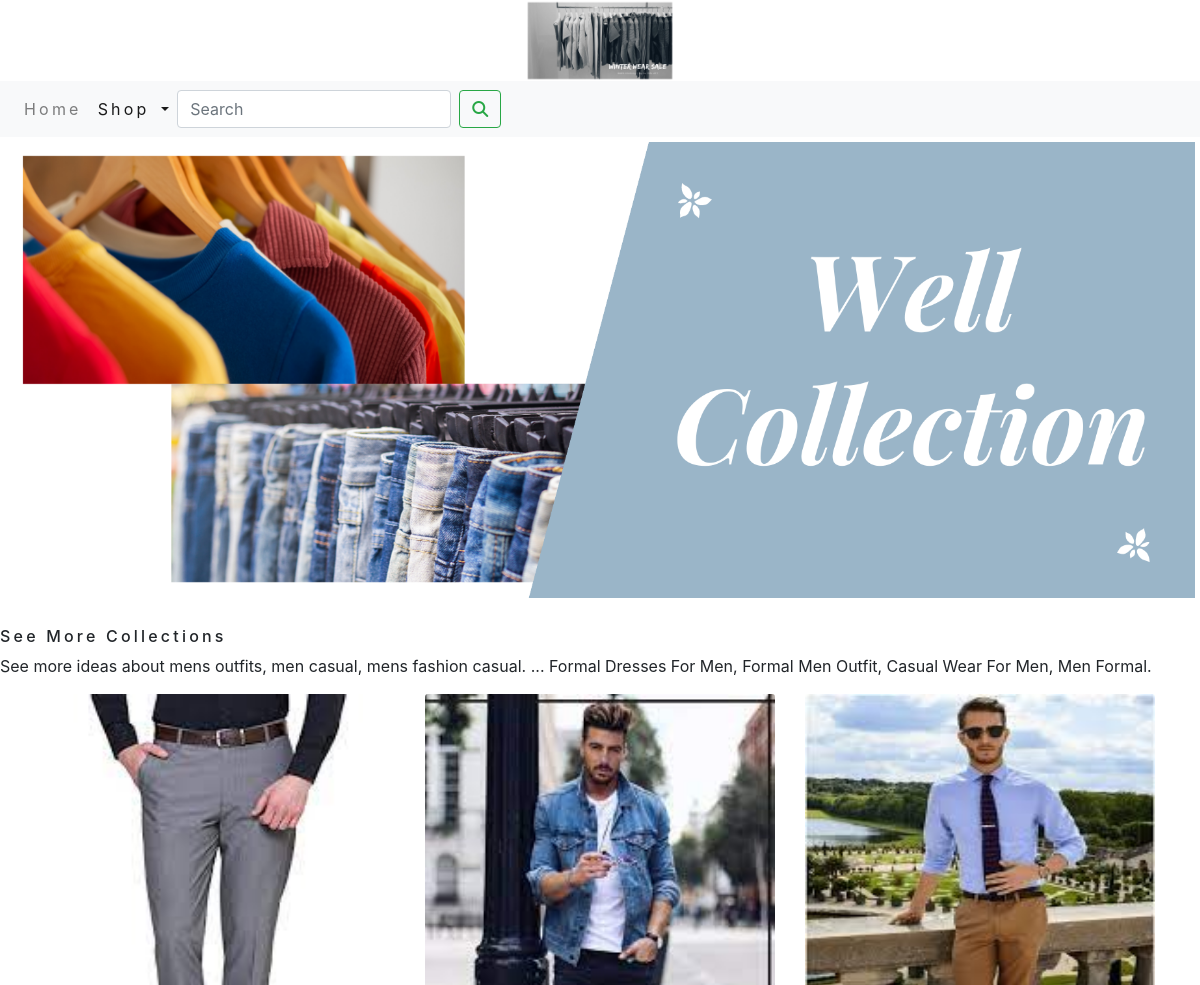
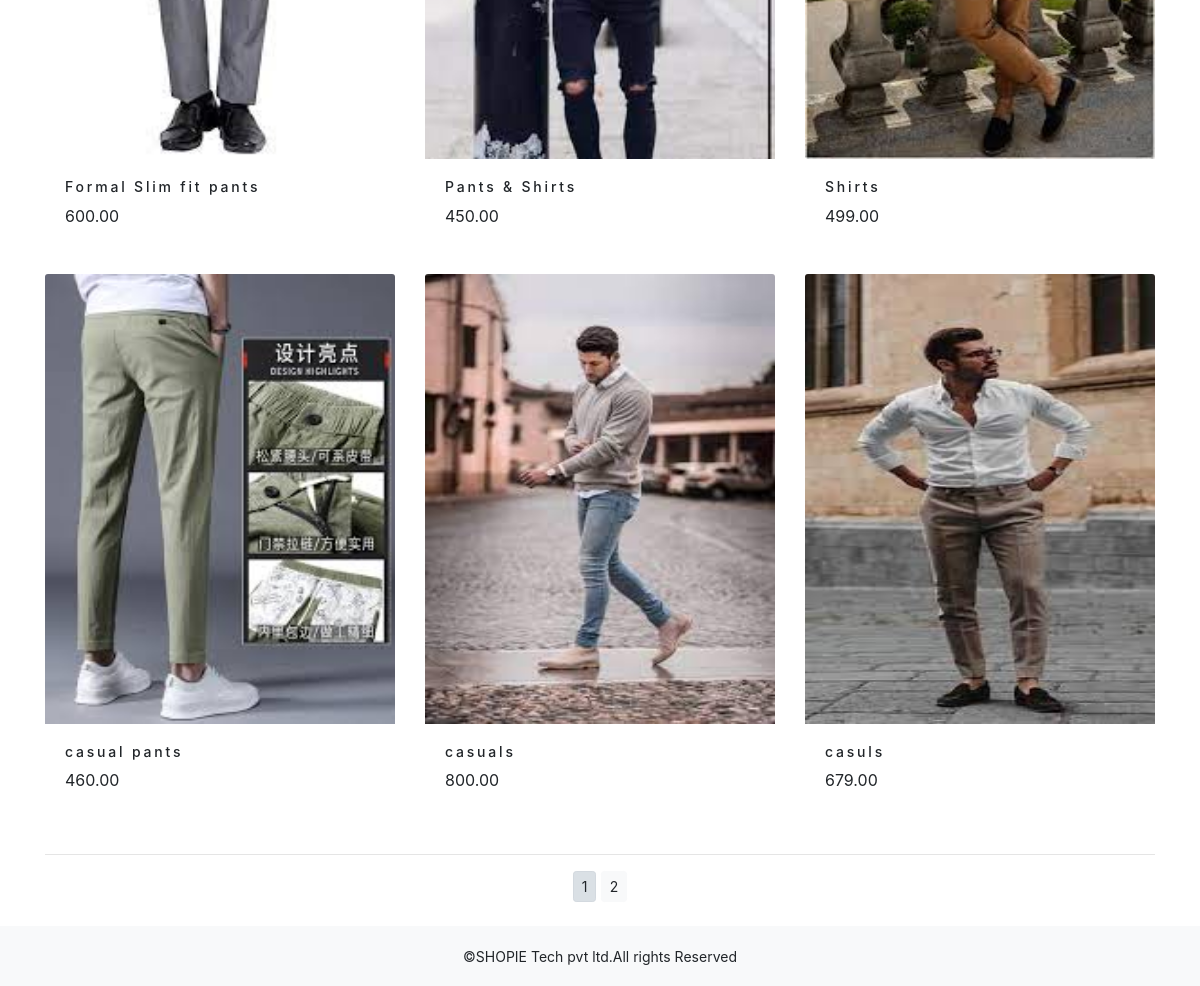
The page /ecommerce_app/ on the database its author committed (2 pictures, top to bottom).
### ecommerce_app/models.py (models this page shows, shortened)
class Product(models.Model):
        name=models.CharField(max_length=250,unique=True)
        slug=models.SlugField(max_length=250,unique=True)
        description=models.TextField(blank=True)
        price=models.DecimalField(max_digits=10,decimal_places=2)
        category=models.ForeignKey('Category',on_delete=models.CASCADE)
        imge=models.ImageField(upload_to='product',blank=True)
        stock=models.IntegerField()
        available=models.BooleanField(default=True)
        created=models.DateTimeField(auto_now_add=True)
        updated=models.DateTimeField(auto_now=True)
        def get_url(self):
            return reverse('ecommerce_app:prodCatdetail',args=[self.category.slug,self.slug])
        class Meta:
            ordering=('name',)
            verbose_name='product'
            verbose_name_plural='products'

### ecommerce_app/views.py (the view)
# urls.py: path('',views.allProdCat,name='allProdCat'),
def allProdCat(request,c_slug=None):
    c_page=None
    products_list=None
    if c_slug !=None:
        c_page=get_object_or_404(Category,slug=c_slug)
        products_list=Product.objects.all().filter(category=c_page,available=True)
    else:
        products_list=Product.objects.all().filter(available=True)
    paginator=Paginator(products_list,6)
    try :
        page=int(request.GET.get('page','1'))
    except :
        page=1
    try :
        products=paginator.page(page)
    except(EmptyPage,InvalidPage):
        products=paginator.page(paginator.num_pages)
    return render(request, "category.html", {'category': c_page, 'products': products})

### cart_app/context_processors.py (called while the page is built)
def counter(request):
    item_count=0
    if 'admin' in request.path:
        return  {}
    else:
        try:
            cart=Cart.objects.filter(cart_id=_cart_id(request))
            cart_items=CartItem.objects.all().filter(cart=cart[:1])
            for cart_item in cart_items:
                item_count += cart_item.quantity
        except Cart.DoesNotExist:
            item_count=0
    return dict(item_count=item_count)

### cart_app/views.py (called while the page is built)
def _cart_id(request):
    cart=request.session.session_key
    if not cart:
        print('not cart')
        cart=request.session.create()
    return cart

### ecommerce_app/context_processors.py (called while the page is built)
def menu_links(request):
    links=Category.objects.all()
    return dict(links=links)

### ecommerce_app/models.py (called while the page is built)
    def get_url(self):
        return reverse('ecommerce_app:product_by_category',args=[self.slug])

### ecommerce_app/templates/category.html (shortened to what this page needs)
{% extends 'base.html' %}
{% load static %}
{% block content %}
    <div class="mx_auto">
    {% if category %}
        <img class="my_image" src="{{category.imge.url}}" alt="{{category.name}}">
    </div>
</div>
<br>
    <div>
    <h1 class="text-centre my_title">{{category.name}}</h1>
    <p class="text-justify">{{category.description}}</p>
    </div>
{% else %}
<div>
    <img class="my_image my_image_padding" src="{% static 'img/banner.png' %}" alt="our products", width="1500px";, height="450px";>
</div>
<br>
<div>
    <h1 class="text-centre my_title">See More Collections</h1>
    <p class="text-justify">See more ideas about mens outfits, men casual, mens fashion casual. ... Formal Dresses For Men, Formal Men Outfit, Casual Wear For Men, Men Formal.</p>
</div>
{% endif %}
<div class="container">
    <div class="row mx_auto">
        {% for product in products.object_list %}
        <div class="my_bottom_margin col-9 col-sm-12 col-md-4 col-lg-4">
            <div class="card-text-center" style="min-width:18rem;, height:450px;">
                <a href="{{product.get_url}}"><img class="card-img-top my_image" style="width:350px; height:450px;" src="{{product.imge.url}}" alt="{{product.name}}"></a>
                    <div class="card-body">
                        <h4>{{product.name}}</h4>
                        <p>{{product.price}}</p>
                    </div>
            </div>
        </div>
        {% endfor %}
    </div>
    <div class="mx_auto">
        {% if products.paginator.num_pages > 1 %}
        <hr>
        <div class="text-center">
            {% for pg in products.paginator.page_range %}
            <a href="?page={{pg}}" class="btn btn-light btn-sm {% if products.number == pg %} active {% endif %}">{{pg}}</a>
            {% endfor %}
        </div>
        {% endif %}
    </div>
    <br>
</div>
{% endblock %}

### ecommerce_app/templates/base.html (shortened to what this page needs)
{% load static %}
<!DOCTYPE html>
<html lang="en">
<head>
    <link rel="stylesheet" href="{% static 'css/custom.css' %}">
     <link href="{% static 'css/bootstrap.min.css' %}" rel="stylesheet">
</head>
<body class="d-flex flex-column min-vh-100">
    <div>
        {% include 'header.html' %}
        {% include 'navbar.html' %}
        {% block content %}
        {% endblock %}
    </div>
        {% include 'footer.html' %}
</body>
</html>

### ecommerce_app/templates/header.html
{% load static %}
<header>
  <center>
    <a href="{% url 'ecommerce_app:allProdCat' %}"></a><img src="{% static 'img/log.png' %}" alt="logimge" width="150px;",height="200px;">
  </center>
</header>

### ecommerce_app/templates/navbar.html (shortened to what this page needs)
<nav class="navbar navbar-expand-lg navbar-light bg-light">
  <div>
    <div class="collapse navbar-collapse" id="navbarSupportedContent">
      <ul class="navbar-nav mr-auto">
        <li class="nav-item">
         <a class="nav-link" href="#">Home</a>
        </li>
        <li class="nav-item dropdown {% if 'ecommerce_app' in request.path %} active {% endif %}">
          <a class="nav-link dropdown-toggle" href="#" id="navbarDropdown" role="button" data-toggle="dropdown" aria-haspopup="true" aria-expanded="false">
          Shop
        </a>
        </li>
      </ul>
      <form class="d-flex" action="{% url 'search_App:searchResult' %}" method="get">
        <input class="form-control mr-sm-2" type="search" placeholder="Search" name="q" aria-label="Search">
        <button class="btn btn-outline-success my-2 my-sm-0" type="submit"><i class="fa fa-search"></i></button>
      </form>
    </div>
  </div>
</nav>

### ecommerce_app/templates/footer.html
<footer class="mt-auto">
  <div class="footer navbar-fixed-bottom my_footer">
    <p class="text-center">&copy;SHOPIE Tech pvt ltd.All rights Reserved</p>
  </div>
</footer>

### static/css/custom.css (style rules this page uses)
body { font-family: 'Libre Bodoni', serif; }
.nav-item { letter-spacing : .2em; font-size : 14px text-transform : uppercase; }
.my_footer { background-color:#f8f9fa; height:60px; }
.my_footer p { padding-top:20px; font-size:14px; }
.my_image { width:100%; height:auto; }
.my_title { font-size:16px; text_transform:uppercase; letter-spacing:.2em; }
.my_image_padding { padding:5px; }
.my_bottom_margin { margin-bottom:10px; }
.card-body h4 { font-size:14px; text_transform:uppercase; letter-spacing:.2em; }

### rows shown on the page
Product: imge (picture), name "Formal Slim fit pants", price "600.00"
Product: imge (picture), name "Pants & Shirts", price "450.00"
Product: imge (picture), name "Shirts", price "499.00"
Product: imge (picture), name "casual pants", price "460.00"
Product: imge (picture), name "casuals", price "800.00"
Product: imge (picture), name "casuls", price "679.00"

### other values the page prints
{{ pg }} "1" "2"
